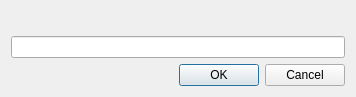
<?xml version="1.0" encoding="UTF-8"?>
<ui version="4.0">
 <class>InputDialog</class>
 <widget class="QDialog" name="InputDialog">
  <property name="geometry">
   <rect>
    <x>0</x>
    <y>0</y>
    <width>356</width>
    <height>97</height>
   </rect>
  </property>
  <property name="windowTitle">
   <string>Input Dialog</string>
  </property>
  <layout class="QVBoxLayout" name="verticalLayout">
   <item>
    <widget class="QLabel" name="label">
     <property name="enabled">
      <bool>true</bool>
     </property>
     <property name="text">
      <string/>
     </property>
    </widget>
   </item>
   <item>
    <widget class="QLineEdit" name="lineEdit"/>
   </item>
   <item>
    <widget class="QDialogButtonBox" name="buttonBox">
     <property name="orientation">
      <enum>Qt::Horizontal</enum>
     </property>
     <property name="standardButtons">
      <set>QDialogButtonBox::Cancel|QDialogButtonBox::Ok</set>
     </property>
    </widget>
   </item>
  </layout>
 </widget>
 <resources/>
 <connections>
  <connection>
   <sender>buttonBox</sender>
   <signal>accepted()</signal>
   <receiver>InputDialog</receiver>
   <slot>accept()</slot>
   <hints>
    <hint type="sourcelabel">
     <x>248</x>
     <y>254</y>
    </hint>
    <hint type="destinationlabel">
     <x>157</x>
     <y>274</y>
    </hint>
   </hints>
  </connection>
  <connection>
   <sender>buttonBox</sender>
   <signal>rejected()</signal>
   <receiver>InputDialog</receiver>
   <slot>reject()</slot>
   <hints>
    <hint type="sourcelabel">
     <x>316</x>
     <y>260</y>
    </hint>
    <hint type="destinationlabel">
     <x>286</x>
     <y>274</y>
    </hint>
   </hints>
  </connection>
 </connections>
</ui>
